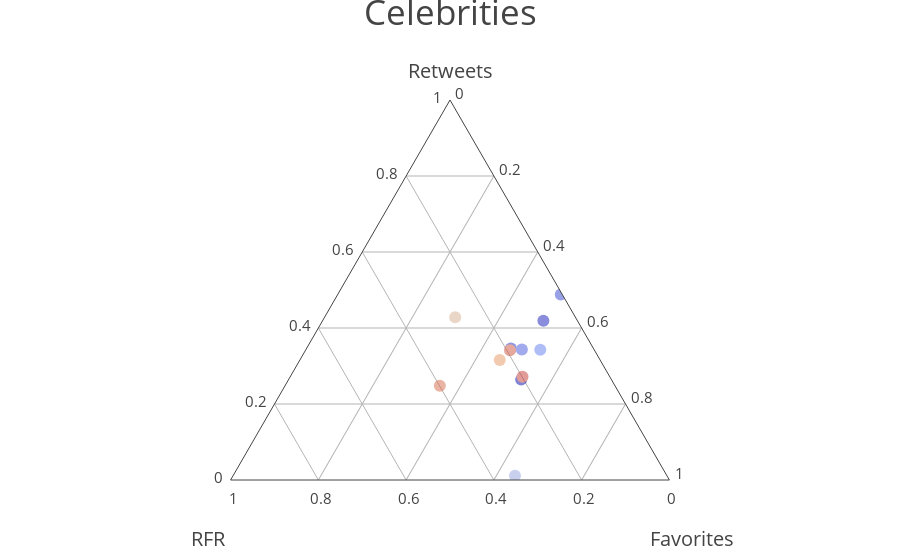

Notebook cell for this chart:
### Code cell
tmp = normalized.groupby('screen_name').mean()
tmp['screen_name'] = tmp.index
tmp
ternary_plot(tmp)

### Figure 1 — Plotly figure (JSON) as saved in the notebook; plotly's stock layout.template omitted (floating-point values rounded to 4 significant figures)
{"data": [{"a": [0.329, -0.1458, -0.2275, 0.9039, -0.1969, 0.1491, -0.1081, -0.1048, -0.00335, -0.07496, 0.06353, -0.1225, -0.1635, -0.1362, 0.1013, -0.07121, -0.2134, -0.1484, -0.01531, 0.002073], "b": [0.2563, -0.02705, -0.1236, 0.006675, -0.09423, 0.7607, -0.03879, -0.1059, -0.1025, -0.1057, -0.1058, -0.07837, 0.03926, -0.0988, -0.03379, -0.1145, -0.1204, -0.1085, 0.1423, -0.03896], "c": [0.6602, -0.1752, -0.306, 0.9422, -0.282, -0.2682, -0.1686, 0.1747, -0.1902, 0.0151, 0.2784, -0.08515, -0.2998, -0.1967, -0.07877, -0.1012, -0.2914, -0.289, 0.2158, 0.1849], "marker": {"autocolorscale": true, "color": [-1.614, -1.439, -1.265, -1.09, -0.9149, -0.7401, -0.5652, -0.3904, -0.2155, -0.04067, 0.1342, 0.309, 0.4839, 0.6587, 0.8336, 1.008, 1.183, 1.358, 1.533, 1.708], "size": 12, "symbol": "o"}, "mode": "markers", "opacity": 0.5, "text": ["AnnaKendrick47", "Caitlyn_Jenner", "DrOz", "EmmaWatson", "GwynethPaltrow", "HereIsGina", "KevinSpacey", "KimKardashian", "LeoDiCaprio", "Oprah", "TheEllenShow", "TheRock", "_KrisJStewart", "charliesheen", "chelseahandler", "jimmyfallon", "lindsaylohan", "piersmorgan", "prattprattpratt", "tomhanks"], "type": "scatterternary"}], "layout": {"annotations": [{"font": {"size": 35}, "showarrow": false, "text": "Celebrities", "x": 0.5, "y": 1.3}], "ternary": {"aaxis": {"showgrid": true, "showline": true, "tickcolor": "rgba(0,0,0,0)", "tickfont": {"size": 15}, "ticklen": 5, "title": "Retweets", "titlefont": {"size": 20}}, "baxis": {"showgrid": true, "showline": true, "tickcolor": "rgba(0,0,0,0)", "tickfont": {"size": 15}, "ticklen": 5, "title": "<br>RFR", "titlefont": {"size": 20}}, "caxis": {"showgrid": true, "showline": true, "tickcolor": "rgba(0,0,0,0)", "tickfont": {"size": 15}, "ticklen": 5, "title": "<br>Favorites", "titlefont": {"size": 20}}, "sum": 1}}}
